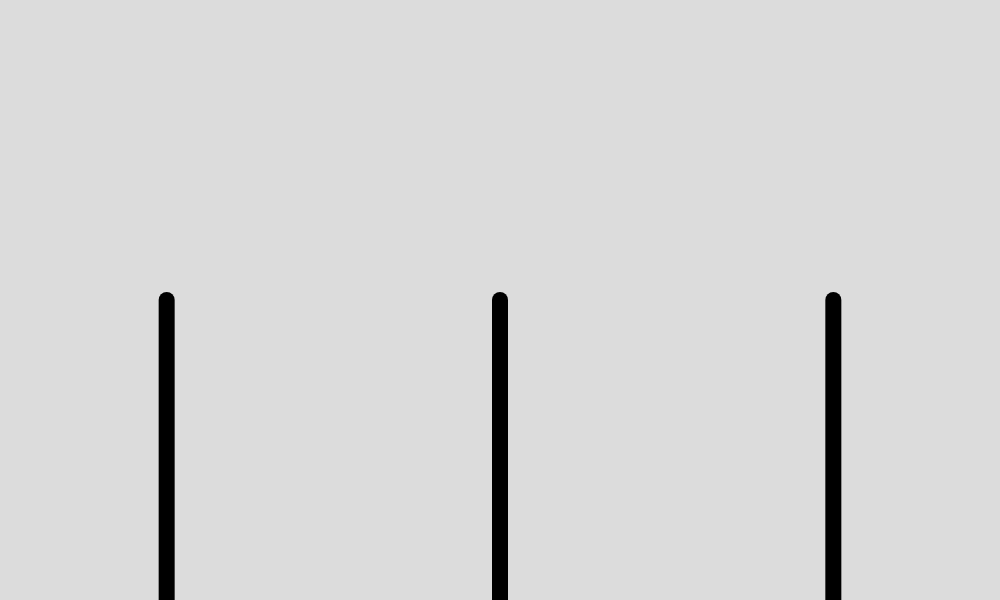
Frame 1 (no input)
Frame 60 (no input): identical to frame 1, image omitted
Frame 120 (the mouse pressed at the canvas centre since frame 60): identical to frame 1, image omitted

The p5.js sketch that drew this single still picture (run headless with seeded random() and noise() and a simulated clock; from frame 60 on, the mouse is pressed at the canvas centre):

// p5.js sketch
// ── sketch.js


var NumOfDiscsSelection;
let n;
let discs = [];
let pillars = [];
let a = [];
let b = [];
let c = [];

function move(source, target) {
  let maxHeight = (height / 2) - 200;
  let v = 5;


  // move the disc UP
  while (source[0].y > maxHeight){
    source[0].y -= v;
  }

  while (source[0].x != target.x){
    source[0].y -= v;
  } 



  console.log("Move from " + source + " to " + target)


}

function TowerOfHanoi(NumOfDiscs, source, aux, target) {
  if (NumOfDiscs != 0) {
    TowerOfHanoi(NumOfDiscs - 1, source, target, aux)
    move(source, target)
    TowerOfHanoi(NumOfDiscs - 1, aux, source, target)
  }
}



function setup() {
  createCanvas(1000, 600);
  NumOfDiscsSelection = createSelect();
  pillars.push(new Pillar(width / 6, 'a', 0));
  pillars.push(new Pillar(width / 2, 'b', 0));
  pillars.push(new Pillar(5 * width / 6, 'c', 0));
  for (let i = 1; i < 100; i++) {
    NumOfDiscsSelection.option(i);
  }



  // disc1 = new Disc(1, 1, 80);
  // disc2 = new Disc(1, 2, 60);

}

function draw() {
  background(220);
  n = NumOfDiscsSelection.value();
  strokeWeight(16);
  stroke(0)
  line(width/6, height/2, width/6, height)
  line(width/2, height/2, width/2, height)
  line(5 * width/6, height/2, 5 * width/6, height)
  for (let d of a){
    d.show();
  }
  for (let d of b){
    d.show();
  }
  for (let d of c){
    d.show();
  }




}

function keyPressed() {
  if (key == ' ') {
    n = parseInt(n);
    for (let i = 0; i < n; i++){
      let newW = map(i + 1, 1, n + 1, 200, 30);
      a.push(new Disc(1, i + 1, newW));
    }
    TowerOfHanoi(n, a, b, c)
  }



}
// ── disc.js


class Disc {

    constructor(tower, DiscNum, w) {
        this.tower = tower;
        this.DiscNum = DiscNum;
        this.w = w;
        this.h = 30; // we'll fix this later to map it to how many discs there are
        
    }

    show() {
        // fill(map(this.w, 0, 100, 0, 255));

        let towerX;

        switch (this.tower) {
            case 1:
                towerX = width / 6;
                break;
            case 2:
                towerX = width / 2;
                break;
            case 3:
                towerX = 5 * width / 6;
                break;
        }
        this.x = towerX;
        this.y = height - (this.DiscNum * this.h);
        rectMode(CENTER)
        strokeWeight(2);
        let discColor = floor(map(this.w, 0, width / 2 - width / 3, 0, 255));
        fill(discColor);
        rect(this.x, this.y, this.w, this.h);
    }

    move(source, target) {

    }
}
// ── pillar.js



class Pillar {
    constructor(x, letter, discs){
        this.x = x;
        this.letter = letter;
        this.discs = discs;
    }

    show() {
        line(this.x, height / 2, this.x, height);
    }


}
